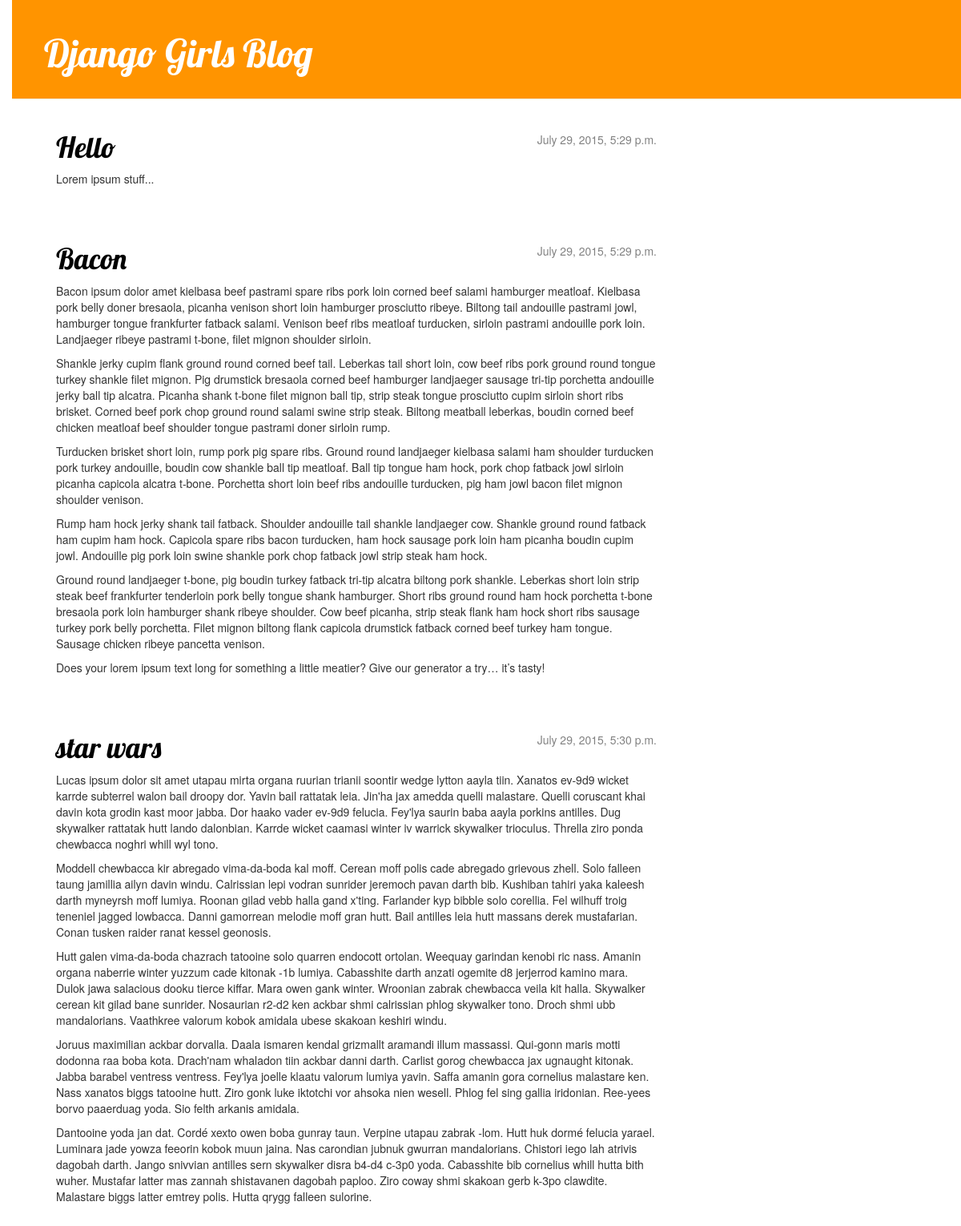
The app's page /, older data.
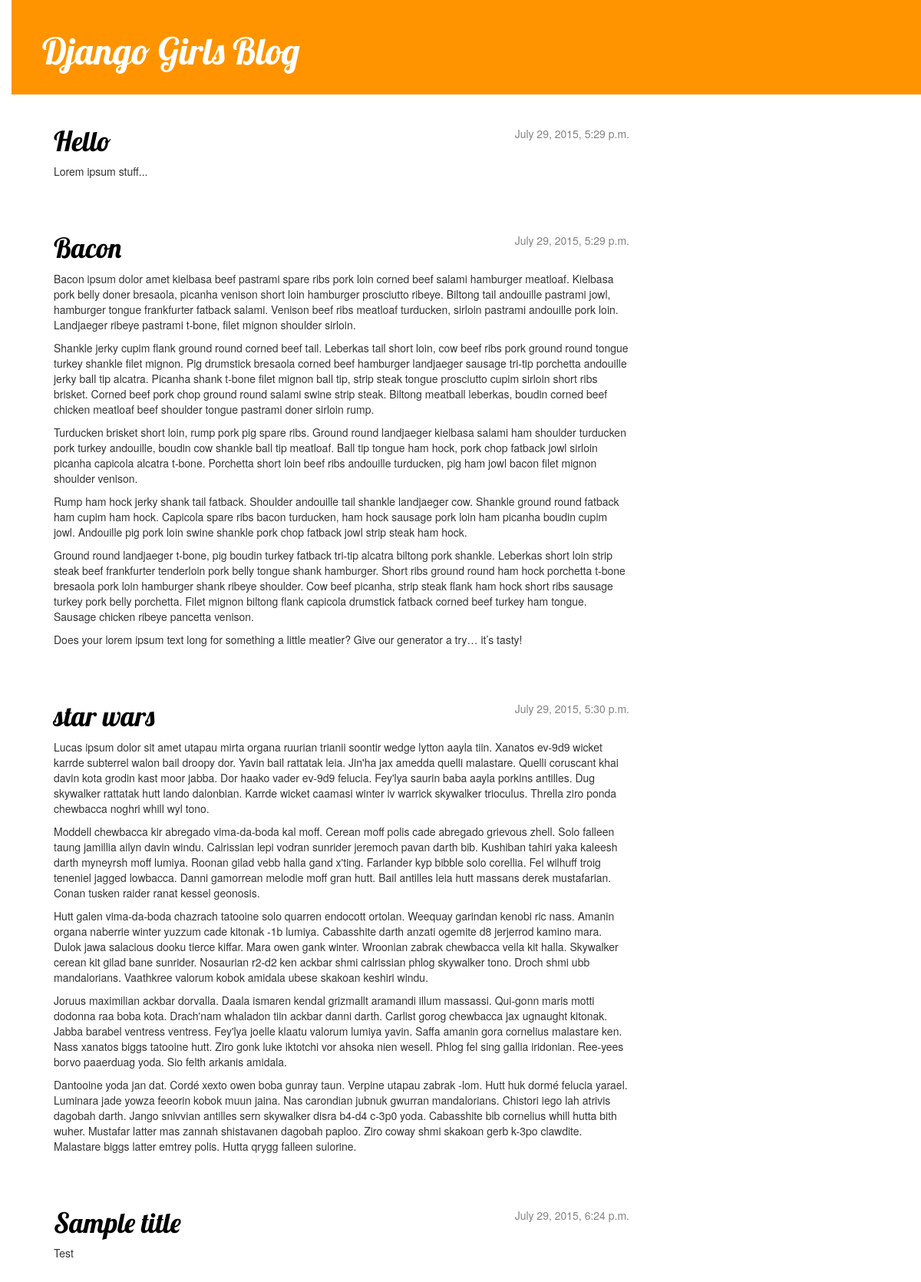
The same page, newer data.
### blog/models.py (models this page shows, shortened)
class Post(models.Model):
    author = models.ForeignKey('auth.User')
    title = models.CharField(max_length=200)
    text = models.TextField()
    create_date = models.DateTimeField(default=timezone.now)
    published_date = models.DateTimeField(blank=True, null=True)

### blog/views.py (the view)
# urls.py: url(r'^$', views.post_list, name='post_list'),
def post_list(request):
    posts = Post.objects.filter(published_date__lte=timezone.now()).order_by('published_date')
    return render(request, 'blog/post_list.html', {'posts': posts})

### blog/templates/blog/post_list.html
{% extends "blog/base.html" %}
{% block content %}
    {% for post in posts %}
        <div class="post">
            <div class="date">
                {{ post.published_date }}
            </div>
            <h1><a href="{% url "post_detail" pk=post.pk %}">{{ post.title }}</a></h1>
            <p>{{ post.text|linebreaks }}</p>
        </div>
    {% endfor %}
{% endblock content %}

Row changes from the older to the newer data that the page shows:
added Post: published_date "July 29, 2015, 6:24 p.m.", title "Sample title", text "Test"
